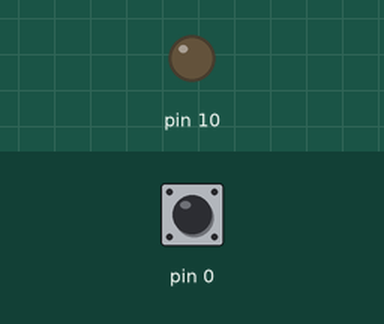
A sketch run on a simulated Arduino Uno, built with avr-gcc and run on an emulated ATmega328P. On the bench: output pins drawn as LEDs (lit = HIGH). The test bench sets the inputs (shaded band); at power-on: pin 0 HIGH.

Above: at 1.2 s.
1.3 s: pin 0 pulled LOW for 0.15 s
At 2.6 s:
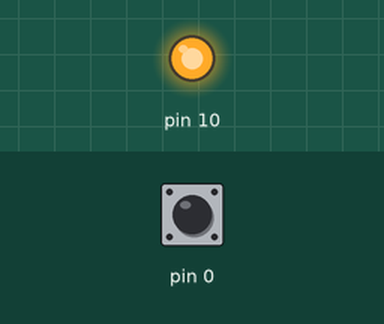
2.9 s: pin 0 pulled LOW for 1 s
At 4.9 s:
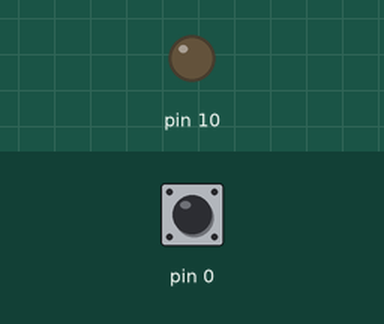
5.4 s: pin 0 pulled LOW for 3.2 s
At 9.9 s:
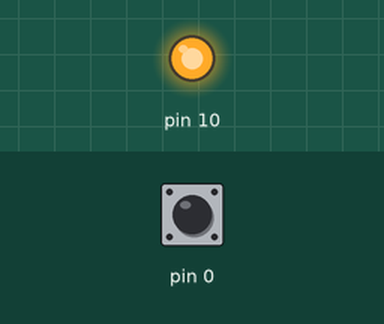
Timing chart, 0 to 11.4 s (numbered marks = the images above; inputs shaded):
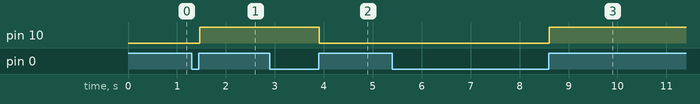

The sketch:

Button.ino
```cpp
void setup() {
  pinMode(0, INPUT_PULLUP);
  pinMode (10 , OUTPUT ) ;
}

void loop() {
  int ss = digitalRead (10);
  ss = !ss ;

  int bs = digitalRead (0) ;
  delay(20);

  int bf = digitalRead (0) ;

  if (bs == 0 and bs != bf )
  {

    digitalWrite (10 , ss);
  }
}
```

Measured:
- after the input at 1.3 s, pin 10: LOW → HIGH after 0.16 s
- after the input at 2.9 s, pin 10: HIGH → LOW after 1.0 s
- after the input at 5.4 s, pin 10: LOW → HIGH after 3.2 s
